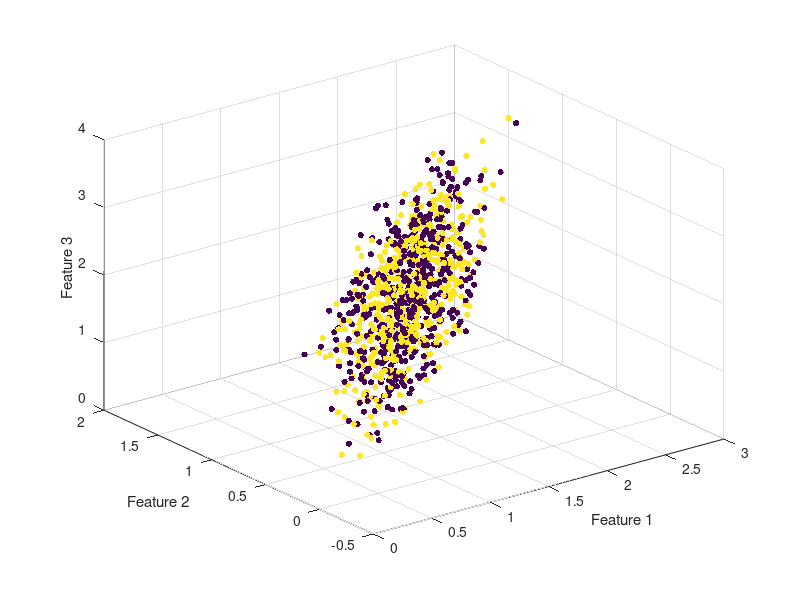

This figure's MATLAB source:
numSamples = 1000;
numFeatures = 5;
syntheticData = rand(numSamples, numFeatures);
correlationMatrix = rand(numFeatures);
syntheticData = syntheticData * correlationMatrix;
noiseLevel = 0.1;
syntheticData = syntheticData + noiseLevel * randn(size(syntheticData));
% Assuming a binary classification task
labels = randi([0, 1], numSamples, 1);
figure;
scatter3(syntheticData(:, 1), syntheticData(:, 2), syntheticData(:, 3), 20, labels, 'filled');
xlabel('Feature 1');
ylabel('Feature 2');
zlabel('Feature 3');






